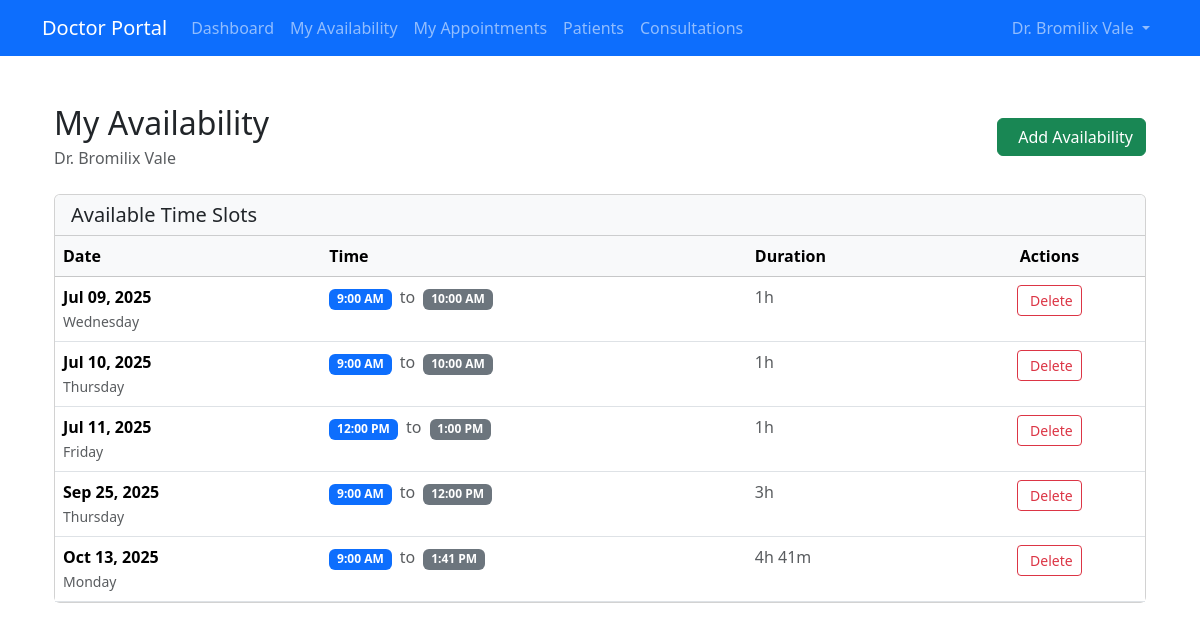
Page /appointment/doctor/availability/ (signed in) on the earlier database version.
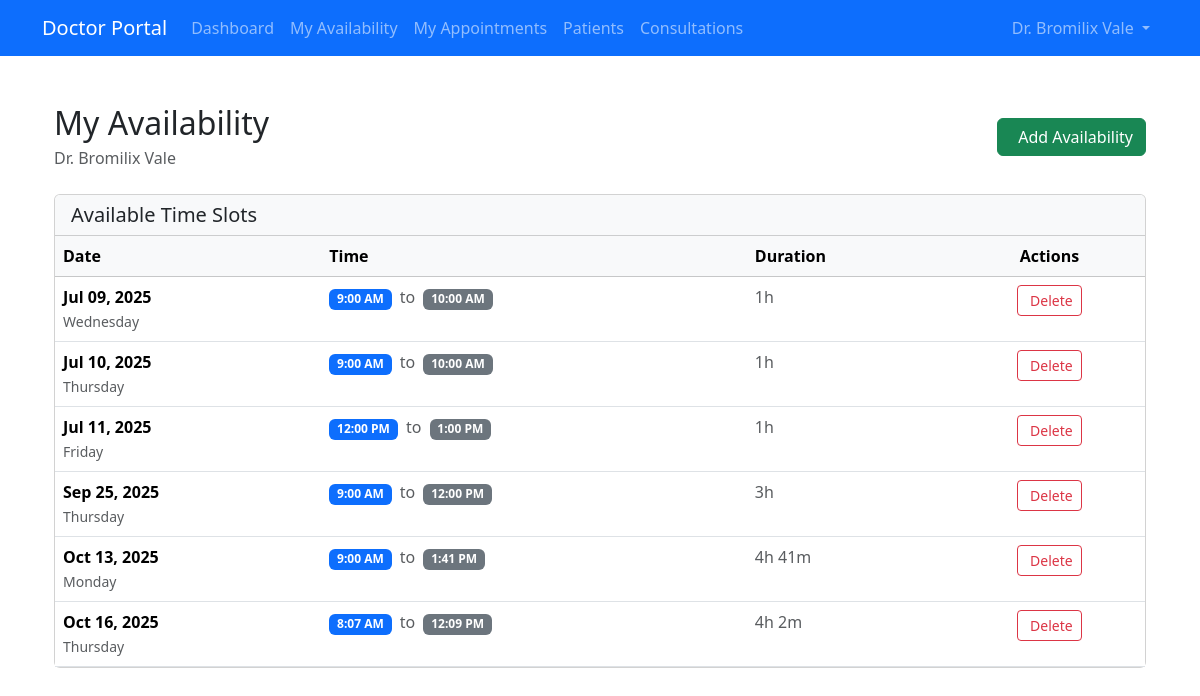
Same page on the later database version.
### appointment/models.py (models this page shows, shortened)
class DoctorAvailability(models.Model):
    doctor = models.ForeignKey(Doctor, on_delete=models.CASCADE)
    available_date = models.DateField()
    start_time = models.TimeField(default='09:00:00')
    end_time = models.TimeField(default='21:00:00')
    class Meta:
        unique_together = ('doctor', 'available_date', 'start_time', 'end_time')
    @property
    def duration(self):
        if self.start_time and self.end_time:
            start_datetime = datetime.combine(date.today(), self.start_time)
            end_datetime = datetime.combine(date.today(), self.end_time)
            duration = end_datetime - start_datetime
            hours = duration.seconds // 3600
            minutes = (duration.seconds % 3600) // 60
            if hours > 0 and minutes > 0:
                return f"{hours}h {minutes}m"
            elif hours > 0:
                return f"{hours}h"
            elif minutes > 0:
                return f"{minutes}m"
            else:
                return "0m"
        return "N/A"

### appointment/views.py (the view)
# urls.py: path('doctor/availability/', views.doctor_availability_view, name='availability'),
@doctor_login_required
def doctor_availability_view(request):
    doctor = request.doctor
    availability = DoctorAvailability.objects.filter(doctor=doctor)
    return render(request, 'appointment/doctor_availability.html', {
        'availability': availability,
        'doctor': doctor,
    })

### appointment/templates/appointment/doctor_availability.html (shortened to what this page needs)
{% extends 'appointment/base.html' %}
{% block content %}
<div class="container mt-5">
    <div class="row">
        <div class="col-md-8 col-lg-12 mb-5">
            <div class="d-flex justify-content-between align-items-center mb-4">
                <div>
                    <h2 class="mb-1">My Availability</h2>
                    <p class="text-muted mb-0">Dr. {{doctor.fname}} {{doctor.lname}}</p>
                </div>
                <a href="{% url 'appointment:add_availability' %}" class="btn btn-success">
                    Add Availability
                </a>
            </div>
            {% if availability %}
                <div class="card">
                    <div class="card-header bg-light">
                        <h5 class="mb-0">Available Time Slots</h5>
                    </div>
                    <div class="card-body p-0">
                        <div class="table-responsive">
                            <table class="table table-hover mb-0">
                                <thead class="table-light">
                                    <tr>
                                        <th>Date</th>
                                        <th>Time</th>
                                        <th>Duration</th>
                                        <th class="text-center">Actions</th>
                                    </tr>
                                </thead>
                                <tbody>
                                    {% for slot in availability %}
                                    <tr>
                                        <td>
                                            <strong>{{ slot.available_date|date:"M d, Y" }}</strong>
                                            <br>
                                            <small class="text-muted">{{ slot.available_date|date:"l" }}</small>
                                        </td>
                                        <td>
                                            <span class="badge bg-primary me-1">{{ slot.start_time|time:"g:i A" }}</span>
                                            <span class="text-muted">to</span>
                                            <span class="badge bg-secondary ms-1">{{ slot.end_time|time:"g:i A" }}</span>
                                        </td>
                                        <td>
                                            <span class="text-muted">{{ slot.duration }}</span>
                                        </td>
                                        <td class="text-center">
                                            <button type="button" class="btn btn-outline-danger btn-sm delete-btn"
                                                    data-url="{% url 'appointment:delete_availability' slot.id %}"
                                                    data-slot-info="{{ slot.available_date|date:'M d, Y' }} at {{ slot.start_time|time:'g:i A' }}">
                                                Delete
                                            </button>
                                        </td>
                                    </tr>
                                    {% endfor %}
                                </tbody>
                            </table>
                        </div>
                    </div>
                </div>
            {% endif %}
        </div>
    </div>
</div>
{% endblock %}

Differences in the rows shown:
added DoctorAvailability: available_date "Oct 16, 2025", available_date "Thursday", start_time "8:07 AM", end_time "12:09 PM", duration "4h 2m"
